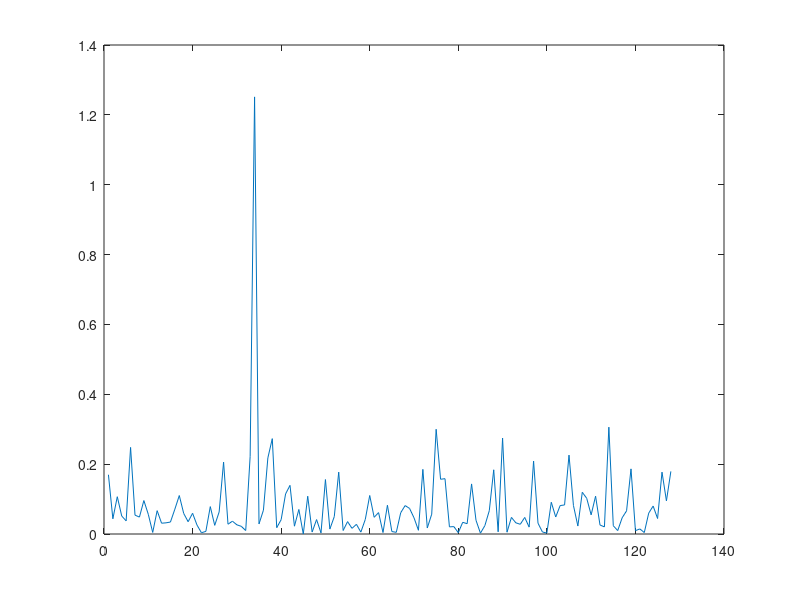

MATLAB code for this plot: (Note: this script raises an error after producing the figure.)
clear all

SF = 7;         % Spreading Factor
BW = 1000;      % Bandwidth
Fs = 1000;      % Sampling Frequency
S = 33;         % send symbol 
SNR = -10;      


%Generate a data symbol---
num_samples=(2^SF)*Fs/BW;
k = S;                      %add s to k to start (defines the data svmbol) 
lora_symbol = zeros(1, num_samples);
for n=1:num_samples 
    if k>=(2^SF)
        k=k-2^SF;
    end
    k=k+1;
    lora_symbol(n)=(1/(sqrt(2^SF)))*exp(1i*2*pi*(k)*(k/(2^SF*2)));
end

for j=1:100 %Add noise
    lora_symbol_noisy=awgn(lora_symbol,SNR,'measured');
% Transmit
% Receiver belol

%.------Generate the Base Down Chirp-------
    base_down_chirp = zeros(1, num_samples);
    k=0;
    for n=1:num_samples
        if k>=(2^SF)
            k= k-2^SF;
        end
        k = k+1;
        base_down_chirp(n)=(1/(sqrt(2^SF)))*exp(-1i*2*pi*(k)*(k/(2^SF*2)));
    end

    dechirped=lora_symbol_noisy.*(base_down_chirp);
    
    corrs=(abs(fft(dechirped)).^2);
    plot(corrs)
    [~, ind] = max(corrs);
    ind2(j) = ind;
    
    pause(0.01)
end

histogram(ind2,2^SF)

symbol_error_rate=sum(ind2~=S+1)/j
